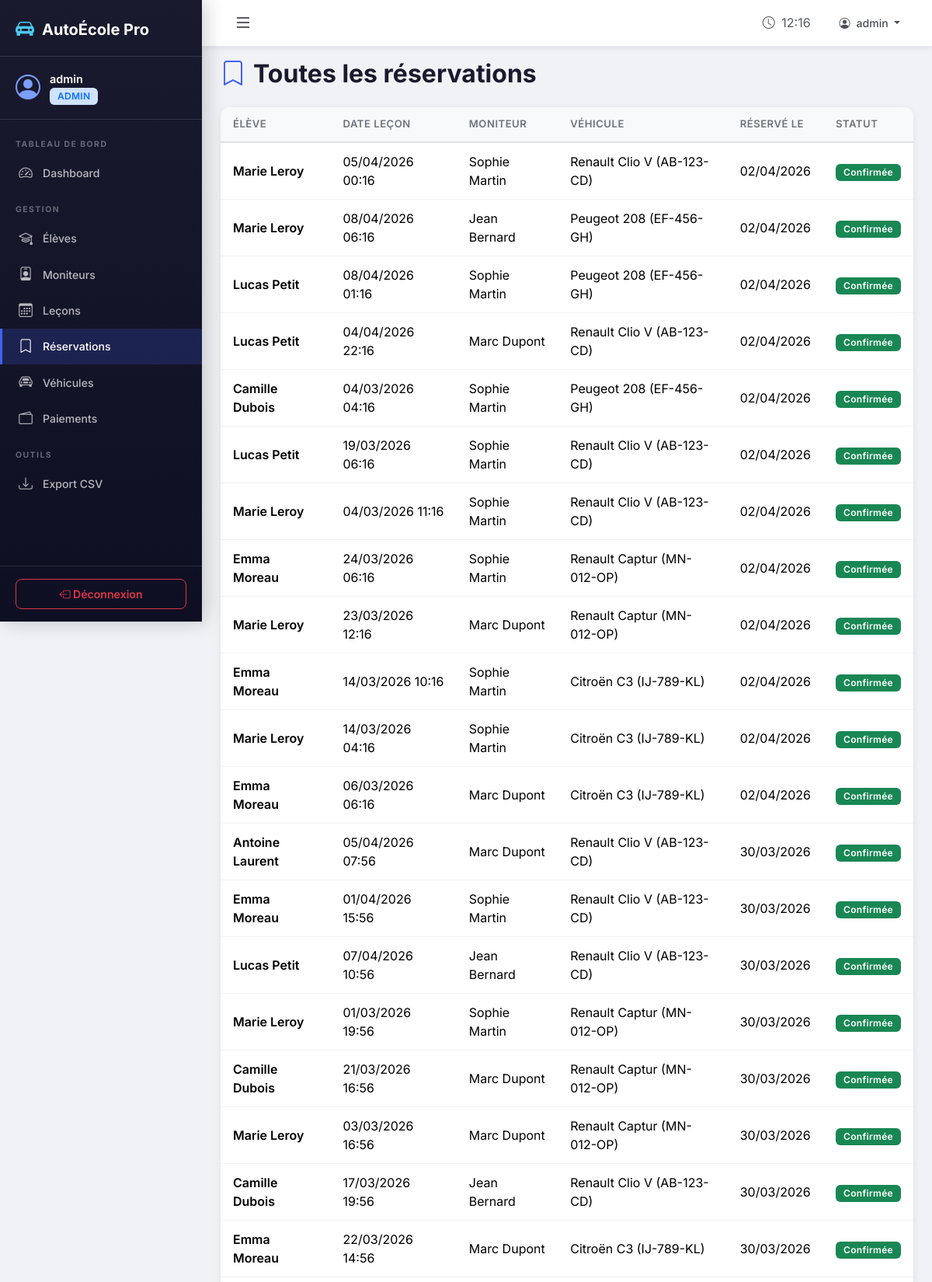
/gestion/reservations/ (signed in, upper part), run on the app's committed database.
### ecole/models.py (models this page shows, shortened)
class Booking(models.Model):
    STATUT_CHOICES = [
        ('confirmee', 'Confirmée'),
        ('en_attente', 'En attente'),
        ('annulee', 'Annulée'),
    ]
    eleve = models.ForeignKey(User, on_delete=models.CASCADE, related_name='bookings',
                               limit_choices_to={'profile__role': 'eleve'})
    lecon = models.ForeignKey(Lesson, on_delete=models.CASCADE, related_name='bookings')
    date_reservation = models.DateTimeField(auto_now_add=True)
    statut = models.CharField(max_length=15, choices=STATUT_CHOICES, default='confirmee')
    class Meta:
        verbose_name = "Réservation"
        verbose_name_plural = "Réservations"
        ordering = ['-date_reservation']
        unique_together = ['eleve', 'lecon']

class Lesson(models.Model):
    STATUT_CHOICES = [
        ('disponible', 'Disponible'),
        ('complete', 'Complète'),
        ('effectuee', 'Effectuée'),
        ('annulee', 'Annulée'),
    ]
    moniteur = models.ForeignKey(User, on_delete=models.CASCADE, related_name='lessons_moniteur',
                                  limit_choices_to={'profile__role': 'moniteur'})
    vehicule = models.ForeignKey(Vehicle, on_delete=models.SET_NULL, null=True, blank=True)
    date_heure = models.DateTimeField(verbose_name="Date et heure")
    duree = models.IntegerField(default=60, verbose_name="Durée (minutes)",
                                 help_text="Durée de la leçon en minutes")
    statut = models.CharField(max_length=15, choices=STATUT_CHOICES, default='disponible')
    notes = models.TextField(blank=True, null=True, verbose_name="Notes d'évaluation")
    created_at = models.DateTimeField(auto_now_add=True)
    class Meta:
        verbose_name = "Leçon"
        verbose_name_plural = "Leçons"
        ordering = ['date_heure']

class Vehicle(models.Model):
    immatriculation = models.CharField(max_length=20, unique=True)
    marque = models.CharField(max_length=50)
    modele = models.CharField(max_length=50, verbose_name="Modèle")
    annee = models.IntegerField(verbose_name="Année")
    actif = models.BooleanField(default=True)
    class Meta:
        verbose_name = "Véhicule"
        verbose_name_plural = "Véhicules"
        ordering = ['marque', 'modele']
    def __str__(self):
        return f"{self.marque} {self.modele} ({self.immatriculation})"

### ecole/views.py (the view)
# urls.py: path('gestion/reservations/', views.admin_reservations, name='admin_reservations'),
@login_required
@admin_required
def admin_reservations(request):
    reservations = Booking.objects.all().select_related(
        'eleve', 'lecon', 'lecon__moniteur', 'lecon__vehicule')
    return render(request, 'admin_panel/reservations.html', {'reservations': reservations})

### ecole/templates/admin_panel/reservations.html (shortened to what this page needs)
{% extends 'base.html' %}
{% block content %}
<div class="page-header">
    <h2><i class="bi bi-bookmark"></i> Toutes les réservations</h2>
</div>
<div class="card">
    <div class="card-body p-0">
        {% if reservations %}
        <div class="table-responsive">
            <table class="table mb-0">
                <thead>
                    <tr><th>Élève</th><th>Date leçon</th><th>Moniteur</th><th>Véhicule</th><th>Réservé le</th><th>Statut</th></tr>
                </thead>
                <tbody>
                    {% for r in reservations %}
                    <tr>
                        <td class="fw-semibold">{{ r.eleve.get_full_name }}</td>
                        <td>{{ r.lecon.date_heure|date:"d/m/Y H:i" }}</td>
                        <td>{{ r.lecon.moniteur.get_full_name }}</td>
                        <td>{{ r.lecon.vehicule|default:"—" }}</td>
                        <td>{{ r.date_reservation|date:"d/m/Y" }}</td>
                        <td>
                            {% if r.statut == 'confirmee' %}<span class="badge bg-success">Confirmée</span>
                            {% elif r.statut == 'annulee' %}<span class="badge bg-danger">Annulée</span>
                            {% else %}<span class="badge bg-warning text-dark">En attente</span>{% endif %}
                        </td>
                    </tr>
                    {% endfor %}
                </tbody>
            </table>
        </div>
        {% else %}
        <div class="empty-state py-4">
            <i class="bi bi-bookmark-x"></i>
            <h5>Aucune réservation</h5>
        </div>
        {% endif %}
    </div>
</div>
{% endblock %}

### ecole/templates/base.html (shortened to what this page needs)
{% load static %}
<!DOCTYPE html>
<html lang="fr" data-bs-theme="light">
<head>
    <link href="https://cdn.jsdelivr.net/npm/bootstrap@5.3.2/dist/css/bootstrap.min.css" rel="stylesheet">
    <link href="https://cdn.jsdelivr.net/npm/bootstrap-icons@1.11.2/font/bootstrap-icons.css" rel="stylesheet">
    <link href="{% static 'css/style.css' %}" rel="stylesheet">
</head>
<body>
    {% if user.is_authenticated and request.resolver_match.url_name != 'index' %}
    <div class="d-flex" id="wrapper">
        <nav class="sidebar" id="sidebar">
            <div class="sidebar-header">
                <a href="{% url 'index' %}" class="sidebar-brand">
                    <i class="bi bi-car-front-fill"></i>
                    <span>AutoÉcole Pro</span>
                </a>
            </div>
            <div class="sidebar-user">
                <div class="user-avatar">
                    <i class="bi bi-person-circle"></i>
                </div>
                <div class="user-info">
                    <span class="user-name">{{ user.get_full_name|default:user.username }}</span>
                    <span class="user-role badge bg-primary-subtle text-primary">
                        {% if user.profile.role == 'eleve' %}Élève
                        {% elif user.profile.role == 'moniteur' %}Moniteur
                        {% else %}Admin{% endif %}
                    </span>
                </div>
            </div>
            <ul class="sidebar-nav">
                {% if user.profile.role == 'eleve' %}
                <li class="nav-section">NAVIGATION</li>
                <li><a href="{% url 'eleve_dashboard' %}" class="{% if request.resolver_match.url_name == 'eleve_dashboard' %}active{% endif %}"><i class="bi bi-speedometer2"></i> Tableau de bord</a></li>
                <li><a href="{% url 'eleve_lecons' %}" class="{% if request.resolver_match.url_name == 'eleve_lecons' %}active{% endif %}"><i class="bi bi-calendar-plus"></i> Leçons disponibles</a></li>
                <li><a href="{% url 'eleve_reservations' %}" class="{% if request.resolver_match.url_name == 'eleve_reservations' %}active{% endif %}"><i class="bi bi-bookmark-check"></i> Mes réservations</a></li>
                <li><a href="{% url 'eleve_historique' %}" class="{% if request.resolver_match.url_name == 'eleve_historique' %}active{% endif %}"><i class="bi bi-clock-history"></i> Historique</a></li>
                <li><a href="{% url 'eleve_paiements' %}" class="{% if request.resolver_match.url_name == 'eleve_paiements' %}active{% endif %}"><i class="bi bi-credit-card"></i> Paiements</a></li>
                <li class="nav-section">PRÉPARATION</li>
                <li><a href="{% url 'eleve_documents' %}" class="{% if 'documents' in request.resolver_match.url_name %}active{% endif %}"><i class="bi bi-file-earmark-person"></i> Mes documents</a></li>
                <li><a href="{% url 'eleve_cours' %}" class="{% if 'cours' in request.resolver_match.url_name %}active{% endif %}"><i class="bi bi-book"></i> Cours de code</a></li>
                <li><a href="{% url 'eleve_quiz' %}" class="{% if request.resolver_match.url_name == 'eleve_quiz' %}active{% endif %}"><i class="bi bi-question-circle"></i> Quiz Code</a></li>
                <li class="nav-section">COMPTE</li>
                <li><a href="{% url 'eleve_profil' %}" class="{% if request.resolver_match.url_name == 'eleve_profil' %}active{% endif %}"><i class="bi bi-person"></i> Mon profil</a></li>
                {% else %}
                <li class="nav-section">TABLEAU DE BORD</li>
                <li><a href="{% url 'admin_dashboard' %}" class="{% if request.resolver_match.url_name == 'admin_dashboard' %}active{% endif %}"><i class="bi bi-speedometer2"></i> Dashboard</a></li>
                <li class="nav-section">GESTION</li>
                <li><a href="{% url 'admin_eleves' %}" class="{% if 'eleve' in request.resolver_match.url_name %}active{% endif %}"><i class="bi bi-mortarboard"></i> Élèves</a></li>
                <li><a href="{% url 'admin_moniteurs' %}" class="{% if 'moniteur' in request.resolver_match.url_name %}active{% endif %}"><i class="bi bi-person-badge"></i> Moniteurs</a></li>
                <li><a href="{% url 'admin_lecons' %}" class="{% if 'lecon' in request.resolver_match.url_name %}active{% endif %}"><i class="bi bi-calendar3"></i> Leçons</a></li>
                <li><a href="{% url 'admin_reservations' %}" class="{% if 'reservation' in request.resolver_match.url_name %}active{% endif %}"><i class="bi bi-bookmark"></i> Réservations</a></li>
                <li><a href="{% url 'admin_vehicules' %}" class="{% if 'vehicule' in request.resolver_match.url_name %}active{% endif %}"><i class="bi bi-car-front"></i> Véhicules</a></li>
                <li><a href="{% url 'admin_paiements' %}" class="{% if 'paiement' in request.resolver_match.url_name %}active{% endif %}"><i class="bi bi-wallet2"></i> Paiements</a></li>
                <li class="nav-section">OUTILS</li>
                <li><a href="{% url 'admin_export_eleves_csv' %}"><i class="bi bi-download"></i> Export CSV</a></li>
                {% endif %}
            </ul>
            <div class="sidebar-footer">
                <a href="{% url 'deconnexion' %}" class="btn btn-outline-danger btn-sm w-100">
                    <i class="bi bi-box-arrow-left"></i> Déconnexion
                </a>
            </div>
        </nav>
        <div class="main-content" id="main-content">
            <nav class="topbar">
                <button class="btn btn-link sidebar-toggle" id="sidebarToggle">
                    <i class="bi bi-list fs-4"></i>
                </button>
                <div class="topbar-right">
                    <span class="text-muted me-3">
                        <i class="bi bi-clock me-1"></i>
                        <span id="current-time"></span>
                    </span>
                    <div class="dropdown">
                        <button class="btn btn-link dropdown-toggle" data-bs-toggle="dropdown">
                            <i class="bi bi-person-circle me-1"></i>
                            {{ user.get_full_name|default:user.username }}
                        </button>
                    </div>
                </div>
            </nav>
            <div class="container-fluid px-4 py-3">
                {% block content %}{% endblock %}
            </div>
        </div>
    </div>
    {% endif %}
</body>
</html>

### static/css/style.css (style rules this page uses)
:root { --primary: #4361ee; --primary-dark: #3a0ca3; --primary-light: #7b9fff; --secondary: #f72585; --accent: #4cc9f0; --success: #06d6a0; --warning: #ffd166; --danger: #ef476f; --dark: #1a1a2e; --darker: #0f0f23; --sidebar-width: 260px; --topbar-height: 60px; --glass-bg: rgba(255, 255, 255, 0.08); --glass-border: rgba(255, 255, 255, 0.12); --shadow-sm: 0 2px 8px rgba(0, 0, 0, 0.08); --shadow-md: 0 4px 20px rgba(0, 0, 0, 0.12); --shadow-lg: 0 8px 40px rgba(0, 0, 0, 0.16); --radius: 12px; --radius-sm: 8px; --transition: all 0.3s cubic-bezier(0.4, 0, 0.2, 1); }
* { box-sizing: border-box; }
body { font-family: 'Inter', -apple-system, sans-serif; background: #f0f2f5; color: #2d3436; min-height: 100vh; overflow-x: hidden; }
.sidebar { width: var(--sidebar-width); min-height: 100vh; background: linear-gradient(180deg, var(--dark) 0%, var(--darker) 100%); position: fixed; top: 0; left: 0; z-index: 1000; transition: var(--transition); display: flex; flex-direction: column; box-shadow: 4px 0 24px rgba(0, 0, 0, 0.2); }
.sidebar-header { padding: 20px 20px 16px; border-bottom: 1px solid var(--glass-border); }
.sidebar-brand { color: white; text-decoration: none; font-size: 1.25rem; font-weight: 700; display: flex; align-items: center; gap: 10px; }
.sidebar-brand i { font-size: 1.5rem; color: var(--accent); }
.sidebar-user { padding: 16px 20px; display: flex; align-items: center; gap: 12px; border-bottom: 1px solid var(--glass-border); }
.user-avatar i { font-size: 2rem; color: var(--primary-light); }
.user-info { display: flex; flex-direction: column; }
.user-name { color: white; font-weight: 600; font-size: 0.9rem; }
.user-role { font-size: 0.7rem; text-transform: uppercase; letter-spacing: 0.5px; }
.sidebar-nav { list-style: none; padding: 8px 0; margin: 0; flex-grow: 1; overflow-y: auto; }
.sidebar-nav .nav-section { color: rgba(255, 255, 255, 0.35); font-size: 0.65rem; font-weight: 700; letter-spacing: 1.5px; text-transform: uppercase; padding: 16px 20px 6px; }
.sidebar-nav a { display: flex; align-items: center; gap: 12px; padding: 10px 20px; color: rgba(255, 255, 255, 0.7); text-decoration: none; font-size: 0.88rem; font-weight: 500; transition: var(--transition); border-left: 3px solid transparent; }
.sidebar-nav a.active { color: white; background: rgba(67, 97, 238, 0.2); border-left-color: var(--primary); }
.sidebar-nav a i { font-size: 1.1rem; width: 20px; text-align: center; }
.sidebar-footer { padding: 16px 20px; border-top: 1px solid var(--glass-border); }
.main-content { margin-left: var(--sidebar-width); min-height: 100vh; transition: var(--transition); background: #f0f2f5; }
.topbar { height: var(--topbar-height); background: white; border-bottom: 1px solid #e9ecef; display: flex; align-items: center; justify-content: space-between; padding: 0 20px; position: sticky; top: 0; z-index: 999; box-shadow: var(--shadow-sm); }
.sidebar-toggle { color: var(--dark); text-decoration: none; }
.topbar-right { display: flex; align-items: center; }
.topbar-right .btn-link { color: #495057; text-decoration: none; font-weight: 500; }
.card { border: none; border-radius: var(--radius); box-shadow: var(--shadow-sm); transition: var(--transition); overflow: hidden; }
.table { border-collapse: separate; border-spacing: 0; }
.table thead th { background: #f8f9fa; border-bottom: 2px solid #dee2e6; font-weight: 600; font-size: 0.82rem; text-transform: uppercase; letter-spacing: 0.5px; color: #6c757d; padding: 12px 16px; }
.table tbody td { padding: 12px 16px; vertical-align: middle; border-bottom: 1px solid #f1f3f4; }
.table tbody tr { transition: background 0.2s; }
.badge { font-weight: 600; letter-spacing: 0.3px; padding: 5px 10px; border-radius: 6px; font-size: 0.75rem; }
.btn { border-radius: var(--radius-sm); font-weight: 600; font-size: 0.88rem; padding: 8px 20px; transition: var(--transition); }
.page-header { margin-bottom: 24px; }
.page-header h2 { font-weight: 700; color: var(--dark); display: flex; align-items: center; gap: 10px; }
.page-header h2 i { color: var(--primary); }

### data on the page
Booking: eleve.get_full_name "Marie Leroy", lecon.date_heure "05/04/2026 00:16", lecon.moniteur.get_full_name "Sophie Martin", lecon.vehicule "Renault Clio V (AB-123-CD)", date_reservation "02/04/2026", statut "Confirmée"
Booking: eleve.get_full_name "Marie Leroy", lecon.date_heure "08/04/2026 06:16", lecon.moniteur.get_full_name "Jean Bernard", lecon.vehicule "Peugeot 208 (EF-456-GH)", date_reservation "02/04/2026", statut "Confirmée"
Booking: eleve.get_full_name "Lucas Petit", lecon.date_heure "08/04/2026 01:16", lecon.moniteur.get_full_name "Sophie Martin", lecon.vehicule "Peugeot 208 (EF-456-GH)", date_reservation "02/04/2026", statut "Confirmée"
Booking: eleve.get_full_name "Lucas Petit", lecon.date_heure "04/04/2026 22:16", lecon.moniteur.get_full_name "Marc Dupont", lecon.vehicule "Renault Clio V (AB-123-CD)", date_reservation "02/04/2026", statut "Confirmée"
Booking: eleve.get_full_name "Camille Dubois", lecon.date_heure "04/03/2026 04:16", lecon.moniteur.get_full_name "Sophie Martin", lecon.vehicule "Peugeot 208 (EF-456-GH)", date_reservation "02/04/2026", statut "Confirmée"
Booking: eleve.get_full_name "Lucas Petit", lecon.date_heure "19/03/2026 06:16", lecon.moniteur.get_full_name "Sophie Martin", lecon.vehicule "Renault Clio V (AB-123-CD)", date_reservation "02/04/2026", statut "Confirmée"
Booking: eleve.get_full_name "Marie Leroy", lecon.date_heure "04/03/2026 11:16", lecon.moniteur.get_full_name "Sophie Martin", lecon.vehicule "Renault Clio V (AB-123-CD)", date_reservation "02/04/2026", statut "Confirmée"
Booking: eleve.get_full_name "Emma Moreau", lecon.date_heure "24/03/2026 06:16", lecon.moniteur.get_full_name "Sophie Martin", lecon.vehicule "Renault Captur (MN-012-OP)", date_reservation "02/04/2026", statut "Confirmée"
Booking: eleve.get_full_name "Marie Leroy", lecon.date_heure "23/03/2026 12:16", lecon.moniteur.get_full_name "Marc Dupont", lecon.vehicule "Renault Captur (MN-012-OP)", date_reservation "02/04/2026", statut "Confirmée"
Booking: eleve.get_full_name "Emma Moreau", lecon.date_heure "14/03/2026 10:16", lecon.moniteur.get_full_name "Sophie Martin", lecon.vehicule "Citroën C3 (IJ-789-KL)", date_reservation "02/04/2026", statut "Confirmée"
Booking: eleve.get_full_name "Marie Leroy", lecon.date_heure "14/03/2026 04:16", lecon.moniteur.get_full_name "Sophie Martin", lecon.vehicule "Citroën C3 (IJ-789-KL)", date_reservation "02/04/2026", statut "Confirmée"
Booking: eleve.get_full_name "Emma Moreau", lecon.date_heure "06/03/2026 06:16", lecon.moniteur.get_full_name "Marc Dupont", lecon.vehicule "Citroën C3 (IJ-789-KL)", date_reservation "02/04/2026", statut "Confirmée"
Booking: eleve.get_full_name "Antoine Laurent", lecon.date_heure "05/04/2026 07:56", lecon.moniteur.get_full_name "Marc Dupont", lecon.vehicule "Renault Clio V (AB-123-CD)", date_reservation "30/03/2026", statut "Confirmée"
Booking: eleve.get_full_name "Emma Moreau", lecon.date_heure "01/04/2026 15:56", lecon.moniteur.get_full_name "Sophie Martin", lecon.vehicule "Renault Clio V (AB-123-CD)", date_reservation "30/03/2026", statut "Confirmée"
Booking: eleve.get_full_name "Lucas Petit", lecon.date_heure "07/04/2026 10:56", lecon.moniteur.get_full_name "Jean Bernard", lecon.vehicule "Renault Clio V (AB-123-CD)", date_reservation "30/03/2026", statut "Confirmée"
Booking: eleve.get_full_name "Marie Leroy", lecon.date_heure "01/03/2026 19:56", lecon.moniteur.get_full_name "Sophie Martin", lecon.vehicule "Renault Captur (MN-012-OP)", date_reservation "30/03/2026", statut "Confirmée"
Booking: eleve.get_full_name "Camille Dubois", lecon.date_heure "21/03/2026 16:56", lecon.moniteur.get_full_name "Marc Dupont", lecon.vehicule "Renault Captur (MN-012-OP)", date_reservation "30/03/2026", statut "Confirmée"
Booking: eleve.get_full_name "Marie Leroy", lecon.date_heure "03/03/2026 16:56", lecon.moniteur.get_full_name "Marc Dupont", lecon.vehicule "Renault Captur (MN-012-OP)", date_reservation "30/03/2026", statut "Confirmée"
Booking: eleve.get_full_name "Camille Dubois", lecon.date_heure "17/03/2026 19:56", lecon.moniteur.get_full_name "Jean Bernard", lecon.vehicule "Renault Clio V (AB-123-CD)", date_reservation "30/03/2026", statut "Confirmée"
Booking: eleve.get_full_name "Emma Moreau", lecon.date_heure "22/03/2026 14:56", lecon.moniteur.get_full_name "Marc Dupont", lecon.vehicule "Citroën C3 (IJ-789-KL)", date_reservation "30/03/2026", statut "Confirmée"

### other printed values
{{ user.get_full_name|default:user.username }} "admin"
